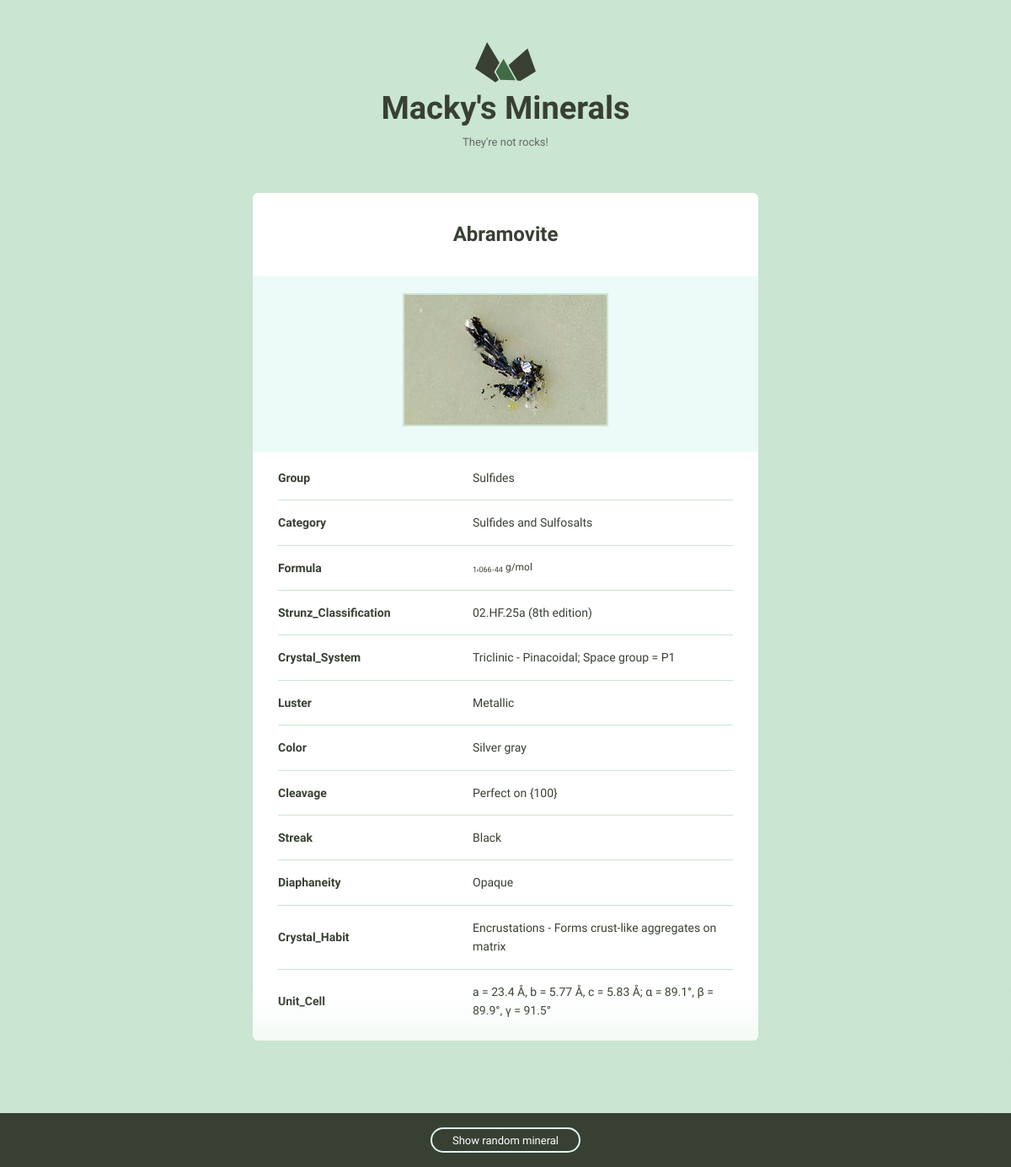
The app's page /minerals/4/ with its own data.
### minerals/models.py (models this page shows, shortened)
class Mineral(models.Model):
    name = models.CharField(max_length=100)
    image_filename = models.CharField(max_length=200, null=True)
    image_caption = models.CharField(max_length=200, null=True)
    group = models.CharField(max_length=100, null=True)
    category = models.CharField(max_length=200, null=True)
    formula = models.CharField(max_length=200, null=True)
    strunz_classification = models.CharField(max_length=200, null=True)
    crystal_system = models.CharField(max_length=200, null=True)
    mohs_scale_hardness = models.CharField(max_length=200, null=True)
    luster = models.CharField(max_length=200, null=True)
    color = models.CharField(max_length=200, null=True)
    specific_gravity = models.CharField(max_length=200, null=True)
    cleavage = models.CharField(max_length=200, null=True)
    streak = models.CharField(max_length=200, null=True)
    diaphaneity = models.CharField(max_length=200, null=True)
    optical_properties = models.CharField(max_length=200, null=True)
    refractive_index = models.CharField(max_length=200, null=True)
    crystal_habit = models.CharField(max_length=200, null=True)
    crystal_symmetry = models.CharField(max_length=200, null=True)
    unit_cell = models.CharField(max_length=200, null=True)
    class Meta:
        ordering = ['name', ]

### minerals/views.py (the view)
# urls.py: url(r'(?P<pk>\d+)/$', views.mineral_detail, name='detail')
def mineral_detail(request, pk):
    mineral = model_to_dict(get_object_or_404(Mineral, pk=pk))
    header = OrderedDict()
    if 'id' in mineral:
        header.update({'id': mineral.pop('id')})
    if 'name' in mineral:
        header.update({'name': mineral.pop('name')})
    if 'image_filename' in mineral:
        header.update({'image_filename': mineral.pop('image_filename')})
    if 'image_caption' in mineral:
        header.update({'image_caption': mineral.pop('image_caption')})
    body = OrderedDict()
    if 'group' in mineral:
        body.update({'group': mineral.pop('group')})
    if 'category' in mineral:
        body.update({'category': mineral.pop('category')})
    if 'formula' in mineral:
        body.update({'formula': mineral.pop('formula')})
    if 'strunz_classification' in mineral:
        body.update({
            'strunz_classification': mineral.pop('strunz_classification')})
    if 'crystal_system' in mineral:
        body.update({'crystal_system': mineral.pop('crystal_system')})
    if 'mohs_scale_hardness' in mineral:
        body.update({
            'mohs_scale_hardness': mineral.pop('mohs_scale_hardness')})
    return render(request, 'minerals/detail.html', {
        'header': header,
        'body': body,
        'mineral': mineral,
        'rand_pk': rand_mineral()
    })

### minerals/views.py (called while the page is built)
def rand_mineral():
    rand_pk = randint(1, Mineral.objects.all().count())
    return rand_pk

### minerals/templates/minerals/detail.html (shortened to what this page needs)
{% extends 'layout.html' %}
{% load static from staticfiles %}
{% block content %}
    <div class="grid-100 mineral__container">
      <h1 class="mineral__name">{{ header.name }}</h1>
      <div class="mineral__image-bg">
        <img class="mineral__image" src="{% static 'minerals/img' %}/{{ header.name }}.jpg" alt="{{ header.name|title }}">
        <p class="mineral__caption">{{ header.image_caption }}</p>
      </div>
      <div class="mineral__table-container">
        <table class="mineral__table">
            {% for field, value in body.items %}
                {% if value %}
                <tr>
                    <td class="mineral__category">{{ field|title }}</td>
                    {% if field == 'formula' %}
                        <td class="mineral__formula">{{ value|safe }}
                    {% else %}
                        <td>{{ value|safe }}</td>
                    {% endif %}
                </tr>
                {% endif %}
            {% endfor %}
            {% for field, value in mineral.items %}
                {% if value %}
                <tr>
                    <td class="mineral__category">{{ field|title }}</td>
                   <td>{{ value|safe }}</td>
                </tr>
                {% endif %}
            {% endfor %}
        </table>
      </div>
    </div>
{% endblock %}
{% block rand_mineral %}
    <div class="minerals__random">
        <a class="minerals__anchor" href="{% url 'minerals:detail' pk=rand_pk %}">Show random mineral</a>
    </div>
{% endblock %}

### assets/css/global.css (style rules this page uses)
html { font-family: sans-serif; -ms-text-size-adjust: 100%; -webkit-text-size-adjust: 100%; }
body { margin: 0; }
a { background-color: transparent; }
h1 { font-size: 2em; margin: 0.67em 0; }
sub { font-size: 75%; line-height: 0; position: relative; vertical-align: baseline; bottom: -0.25em; }
img { border: 0; }
table { border-collapse: collapse; border-spacing: 0; }
td, th { padding: 0; }
html { font-size: 62.5%; }
body { background-color: #CAE5D2; font-size: 1.5em; line-height: 1.6; font-weight: 400; font-family: "Cousine"; color: #666; }
.grid, .grid-5, .grid-10, .grid-15, .grid-20, .grid-25, .grid-30, .grid-33, .grid-35, .grid-40, .grid-45, .grid-50, .grid-55, .grid-60, .grid-65, .grid-66, .grid-70, .grid-75, .grid-80, .grid-90, .grid-95, .grid-100 { float: left; box-sizing: border-box; position: relative; }
.grid-100 { width: 100%; padding: 0 15px; }
h1, h2, h3, h4, h5, h6 { margin-top: 0; margin-bottom: 2rem; font-weight: bold; font-family: "Work Sans", sans-serif; color: #384033; }
h1 { font-size: 3.8rem; }
@media (min-width: 550px) { h1 { font-size: 3.8rem; } }
p { margin-top: 0; font-size: 1.6rem; }
a { color: #689b98; text-decoration: none; -webkit-transition: color 0.2s; -moz-transition: color 0.2s; -ms-transition: color 0.2s; -o-transition: color 0.2s; transition: color 0.2s; }
th, td { padding: 15px; text-align: left; border-bottom: 1px solid #e1e1e1; }
th:first-child, td:first-child { padding-left: 0; }
th:last-child, td:last-child { padding-right: 0; }
table, p, ul { margin-bottom: 2.5rem; }
.minerals__anchor { border: solid 2px #DCF5F2; border-radius: 100px; color: #384033; display: block; font-size: 13px; text-align: center; padding: 8px 0 7px 0; width: 100%; transition: background-color 200ms ease-in-out, font-weight 200ms ease-in-out, color 200ms ease-in-out; }
.minerals__random { background-color: #384033; box-shadow: 0 0 100px 50px #CAE5D2; color: #fff; padding: 20px 0 20px 0; position: fixed; bottom: 0; text-align: center; width: 100%; }
.minerals__random .minerals__anchor { display: inline; color: #fff; padding: 6px 24px 5px 24px; }
.mineral__container { background-color: #fff; border-radius: 6px; list-style: none; padding: 0; text-align: center; }
.mineral__name { display: block; width: 100%; margin: 0; font-size: 24px; padding: 30px 0 30px 0; }
.mineral__image { display: block; margin: 0 auto; border: solid 2px #CAE5D2; }
.mineral__image-bg { background-color: #ecfaf8; padding: 20px 0; }
.mineral__caption { font-size: 12px; font-style: italic; padding: 10px 0 0 0; margin: 0; }
.mineral__table { font-size: 14px; color: #384033; }
.mineral__table td { border-color: #CAE5D2; }
.mineral__table tr:last-of-type td { border-bottom: none; padding-bottom: 0; }
.mineral__table-container { padding: 5px 30px 0; }
.mineral__category { font-weight: bold; width: 40%; }
.mineral__formula { font-size: 12px; }

### records on screen
Mineral: name "Abramovite", name (picture), body "Sulfides" "Sulfides and Sulfosalts" "02.HF.25a (8th edition)" "Triclinic - Pinacoidal; Space group = P1", body "1 , 066 . 44 g/mol", mineral "Metallic" "Silver gray" "Perfect on {100}" "Black" "Opaque" "Encrustations - Forms crust-like aggregates on matrix" "a = 23.4 Å, b = 5.77 Å, c = 5.83 Å; α = 89.1°, β = 89.9°, γ = 91.5°"

### other values on screen
{{ field|title }} "Group" "Category" "Formula" "Strunz_Classification" "Crystal_System"
{{ field|title }} "Luster" "Color" "Cleavage" "Streak" "Diaphaneity" "Crystal_Habit" "Unit_Cell"
